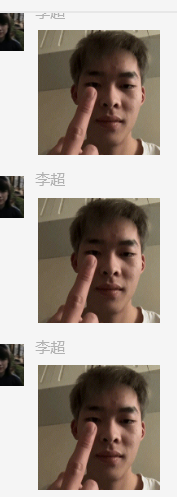
#> input picture faceai/img/linjiabin.png, 177 x 497 px
$ python detectionOpencv.py
#> lines starting #> are read from the running program, lines starting #| are printed output that depends on the picture; after the words box and inside, x2 and y2 are one past the last pixel; in counts of white or black regions, pixels touching at a corner belong together
#coding=utf-8
#图片检测 - OpenCV版本
import cv2
import datetime
import time

filepath = "img/linjiabin.png"
# OpenCV人脸识别分类器
classifier = cv2.CascadeClassifier(
    "C:\Python36\Lib\site-packages\opencv-master\data\haarcascades\haarcascade_frontalface_default.xml"
)

# 程序开始时间
startTime = datetime.datetime.now()

img = cv2.imread(filepath)  # 读取图片
#> img is the input picture: shape (497, 177, 3); mean B, G, R 146.7, 155.3, 165.9
gray = cv2.cvtColor(img, cv2.COLOR_BGR2GRAY)  # 转换灰色
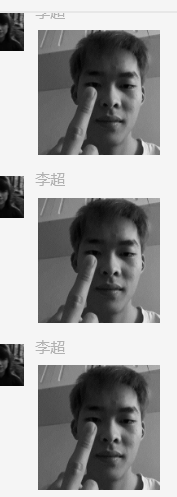
#> gray: shape (497, 177); min 1, max 245, mean 157.5
color = (0, 255, 0)  # 定义绘制颜色
# 调用识别人脸
faceRects = classifier.detectMultiScale(
    gray, scaleFactor=1.2, minNeighbors=3, minSize=(32, 32))
#> faceRects = [[68, 51, 86, 86], [67, 219, 86, 86], [67, 386, 88, 88]]
if len(faceRects):  # 大于0则检测到人脸
    for faceRect in faceRects:  # 单独框出每一张人脸
        x, y, w, h = faceRect
        # 框出人脸
        cv2.rectangle(img, (x, y), (x + h, y + w), color, 2)
        # 左眼
        cv2.circle(img, (x + w // 4, y + h // 4 + 30), min(w // 8, h // 8),
                   color)
        #右眼
        cv2.circle(img, (x + 3 * w // 4, y + h // 4 + 30), min(w // 8, h // 8),
                   color)
        #嘴巴
        cv2.rectangle(img, (x + 3 * w // 8, y + 3 * h // 4),
                      (x + 5 * w // 8, y + 7 * h // 8), color)
#> this loop made 3 passes
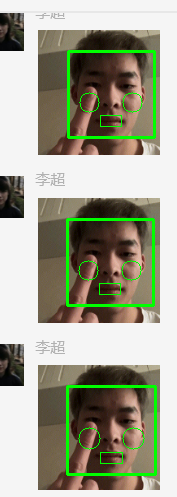
#> img: shape (497, 177, 3); 4.14% of pixels changed, all inside (x1, y1, x2, y2) = (66, 50, 157, 476)

# 程序结束时间
endTime = datetime.datetime.now()
print((endTime - startTime))
cv2.imshow("image", img)  # 显示图像
cv2.waitKey(0)
cv2.destroyAllWindows()

$ run again, with faceai/img/ag-2.png copied over faceai/img/linjiabin.png
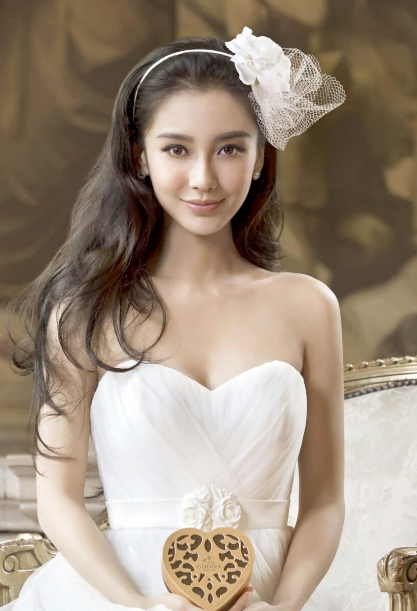
#> input picture faceai/img/ag-2.png, 417 x 611 px
#> img is the input picture: shape (611, 417, 3); mean B, G, R 125.6, 142.2, 158.2
#> `gray = cv2.cvtColor(img, cv2.COLOR_BGR2GRAY)`:
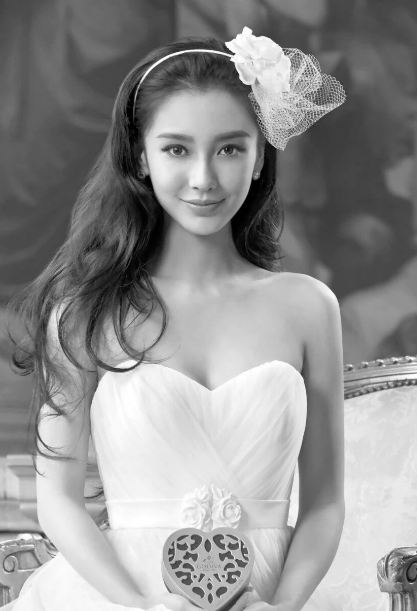
#> gray: shape (611, 417); min 0, max 255, mean 145.1
#> faceRects = [[133, 96, 136, 136]]
#> the loop `for faceRect in faceRects:` made 1 pass
#> after the loop `for faceRect in faceRects:`:
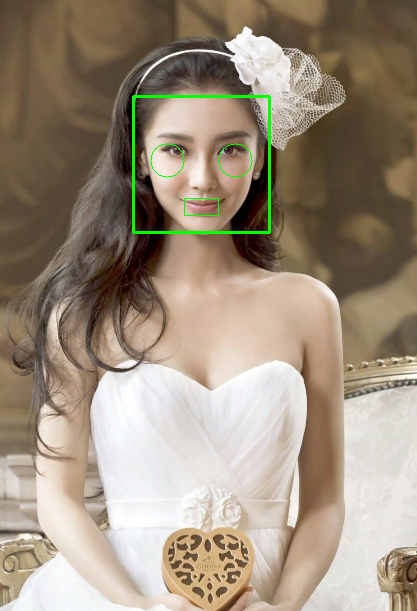
#> img: shape (611, 417, 3); 0.75% of pixels changed, all inside (x1, y1, x2, y2) = (132, 95, 271, 234)

$ run again, with faceai/img/ag-3.png copied over faceai/img/linjiabin.png
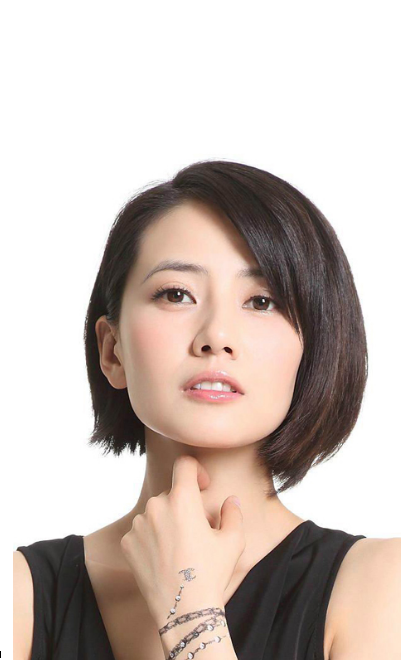
#> input picture faceai/img/ag-3.png, 401 x 660 px
#> img is the input picture: shape (660, 401, 3); mean B, G, R 184.1, 190.5, 203.1
#> `gray = cv2.cvtColor(img, cv2.COLOR_BGR2GRAY)`:
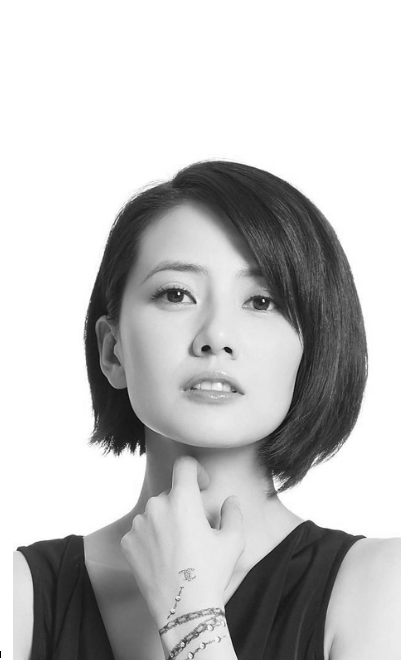
#> gray: shape (660, 401); min 0, max 255, mean 193.6
#> faceRects = [[106, 218, 214, 214]]
#> the loop `for faceRect in faceRects:` made 1 pass
#> after the loop `for faceRect in faceRects:`:
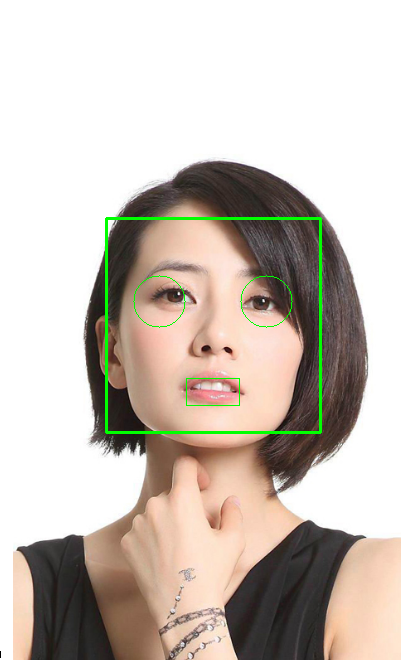
#> img: shape (660, 401, 3); 1.14% of pixels changed, all inside (x1, y1, x2, y2) = (105, 217, 322, 434)

$ run again, with faceai/img/ag-4.png copied over faceai/img/linjiabin.png
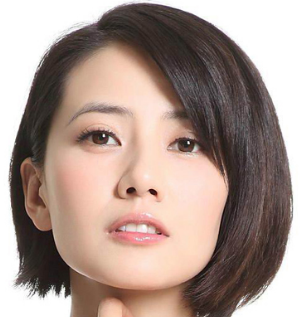
#> input picture faceai/img/ag-4.png, 300 x 317 px
#> img is the input picture: shape (317, 300, 3); mean B, G, R 140.8, 149.3, 169.5
#> `gray = cv2.cvtColor(img, cv2.COLOR_BGR2GRAY)`:
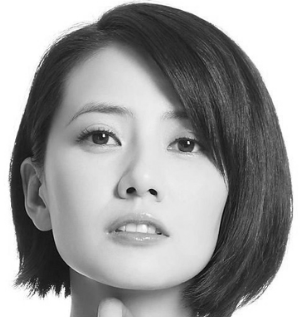
#> gray: shape (317, 300); min 9, max 255, mean 154.4
#> faceRects = [[27, 58, 225, 225]]
#> the loop `for faceRect in faceRects:` made 1 pass
#> after the loop `for faceRect in faceRects:`:
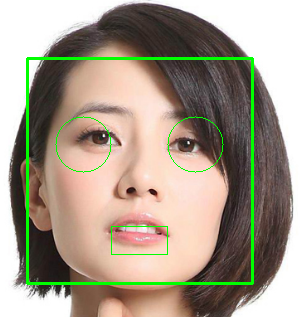
#> img: shape (317, 300, 3); 3.34% of pixels changed, all inside (x1, y1, x2, y2) = (26, 57, 254, 285)
